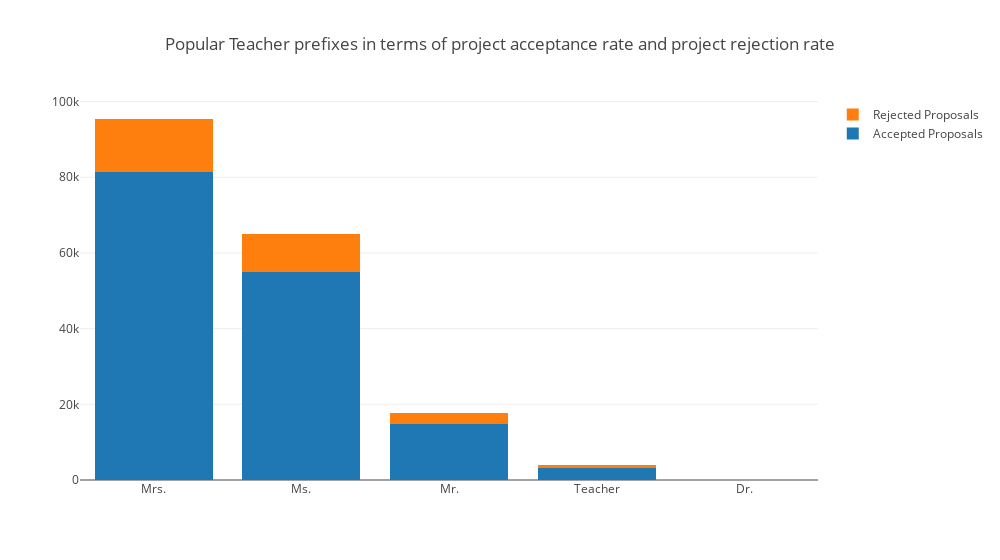

Write notebook code for a chart like this one.
### Markdown cell above
### 5.3 Influence of Teacher Prefix on % approved

### Code cell
temp = train_data["teacher_prefix"].value_counts()
temp_y0 = []
temp_y1 = []
for val in temp.index:
    temp_y1.append(np.sum(target_data[train_data["teacher_prefix"]==val] == 1))
    temp_y0.append(np.sum(target_data[train_data["teacher_prefix"]==val] == 0))    
trace1 = go.Bar(
    x = temp.index,
    y = temp_y1,
    name='Accepted Proposals'
)
trace2 = go.Bar(
    x = temp.index,
    y = temp_y0, 
    name='Rejected Proposals'
)

data = [trace1, trace2]
layout = go.Layout(
    title = "Popular Teacher prefixes in terms of project acceptance rate and project rejection rate",
    barmode='stack',
    width = 1000
)

fig = go.Figure(data=data, layout=layout)
py.iplot(fig)

### Figure 1 — Plotly figure (JSON) as saved in the notebook; plotly's stock layout.template omitted (floating-point values rounded to 4 significant figures)
{"data": [{"name": "Accepted Proposals", "type": "bar", "x": ["Mrs.", "Ms.", "Mr.", "Teacher", "Dr."], "y": [81484, 54854, 14876, 3107, 21]}, {"name": "Rejected Proposals", "type": "bar", "x": ["Mrs.", "Ms.", "Mr.", "Teacher", "Dr."], "y": [13921, 10212, 2791, 805, 5]}], "layout": {"barmode": "stack", "title": "Popular Teacher prefixes in terms of project acceptance rate and project rejection rate", "width": 1000}}
